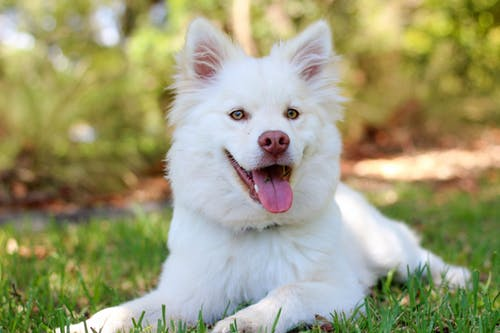
#> input picture images/dog.jpg, 500 x 333 px
$ python Crop.py
#> lines starting #> are read from the running program, lines starting #| are printed output that depends on the picture
import cv2
import numpy as np

image = cv2.imread('../images/dog.jpg')
#> image is the input picture: shape (333, 500, 3); mean B, G, R 120.4, 157.4, 158.6
height, width = image.shape[:2]
#> height = 333; width = 500

#pixel cordinates
start_row, start_col = int(height * .25), int(width * .25)
#> start_row = 83; start_col = 125
end_row, end_col = int(height * .75), int(width * .75)
#> end_row = 249; end_col = 375

# using numpy indexing to crop the rectangle of the image
cropped = image[start_row:end_row,start_col:end_col]
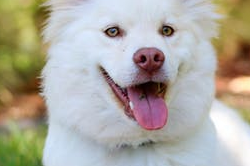
#> cropped: shape (166, 250, 3); mean B, G, R 160.8, 170.9, 174.6

cv2.imshow("Original Image", image)
cv2.waitKey(0)
cv2.imshow("Cropped Image", cropped)
cv2.waitKey(0)
cv2.destroyAllWindows()

$ run again, with images/gradient.jpg copied over images/dog.jpg
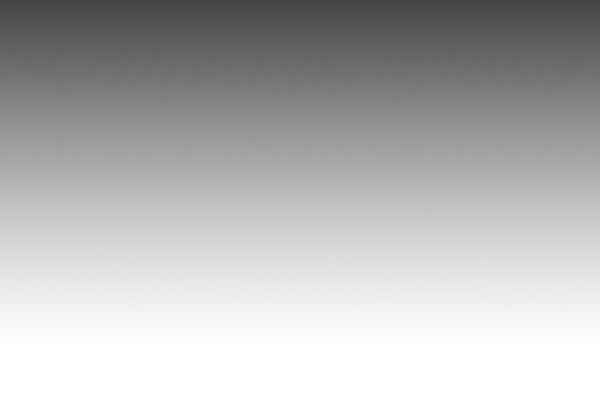
#> input picture images/gradient.jpg, 600 x 400 px
#> image is the input picture: shape (400, 600, 3); mean B, G, R 181.4, 181.4, 181.4
#> `cropped = image[start_row:end_row,start_col:end_col]`:
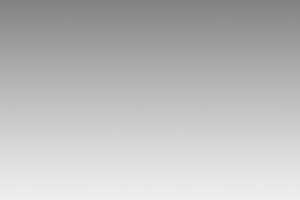
#> cropped: shape (200, 300, 3); mean B, G, R 188.1, 188.1, 188.1

$ run again, with images/scan.jpg copied over images/dog.jpg
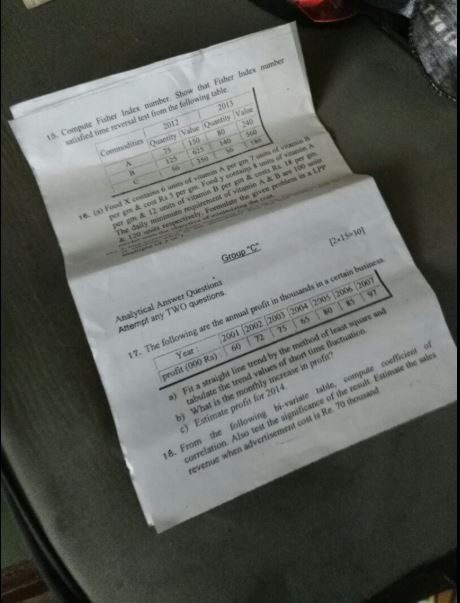
#> input picture images/scan.jpg, 460 x 603 px
#> image is the input picture: shape (603, 460, 3); mean B, G, R 93.4, 98.2, 95.2
#> `cropped = image[start_row:end_row,start_col:end_col]`:
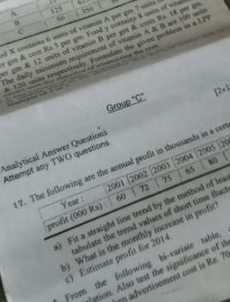
#> cropped: shape (302, 230, 3); mean B, G, R 140.3, 141.8, 137.9
